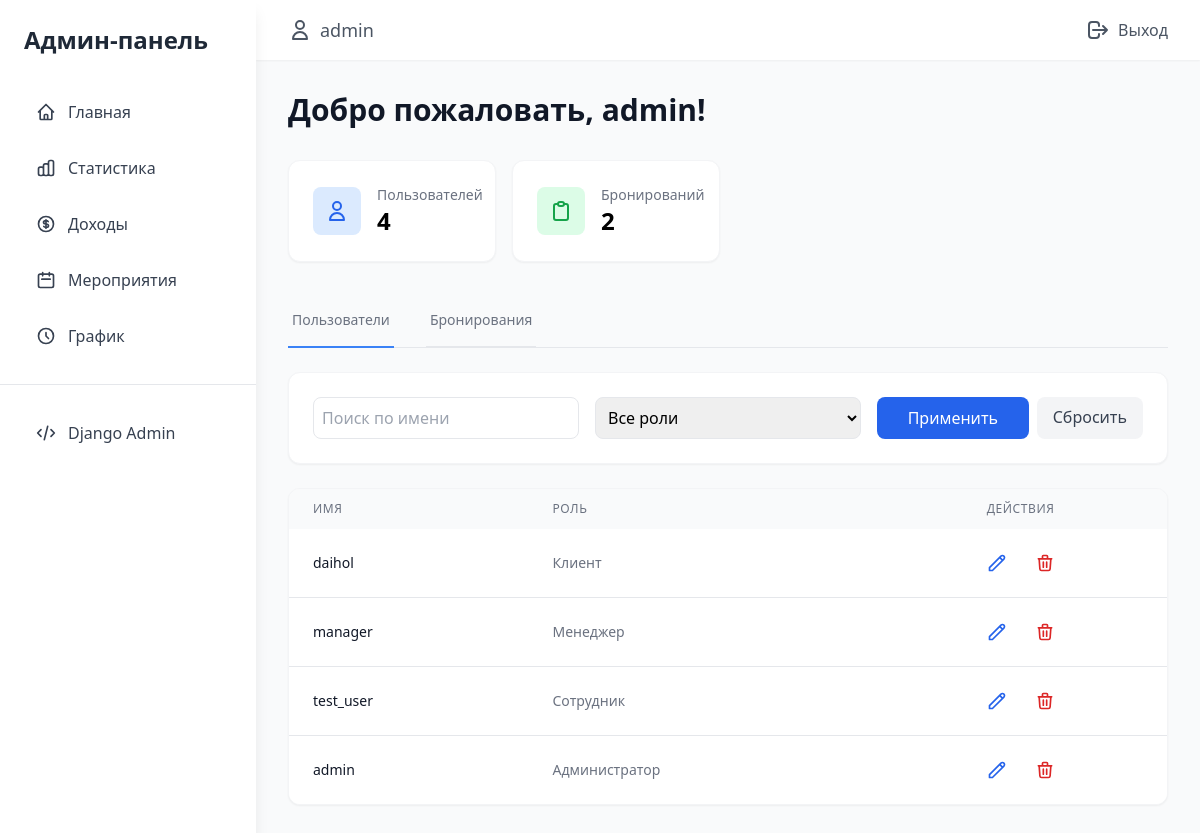
The app's page /staff/admin-dashboard/ (signed in) with its own data.
### main/models.py (models this page shows, shortened)
class CustomUser(AbstractUser):
    ROLE_CHOICES = [
        ('CLIENT', 'Клиент'),
        ('STAFF', 'Сотрудник'),
        ('MANAGER', 'Менеджер'),
        ('ADMIN', 'Администратор'),
    ]
    phone_number = models.CharField(max_length=15, unique=True, verbose_name="Номер телефона")
    role = models.CharField(
        max_length=10,
        choices=ROLE_CHOICES,
        default='CLIENT',
        verbose_name='Роль'
    )
    email = models.EmailField(unique=True, verbose_name="Email")

### staff/views.py (the view)
# urls.py: path('admin-dashboard/', views.admin_dashboard, name='admin-dashboard'),
@login_required
@role_required('Admin', 'Manager')
def admin_dashboard(request):
    all_users = CustomUser.objects.all()
    users = CustomUser.objects.all().order_by('-date_joined')
    search_query = request.GET.get('search', '').strip()
    role_filter = request.GET.get('role', '').strip().upper()
    bookings = Booking.objects.select_related('user').all().order_by('-created_at')
    if search_query:
        users = users.filter(username__icontains=search_query)
    if role_filter:
        users = users.filter(role=role_filter)
    total_users = all_users.count()
    bookings = Booking.objects.all()
    booking_search = request.GET.get('booking_search')
    if booking_search:
        bookings = bookings.filter(event_name__icontains=booking_search)
    booking_status = request.GET.get('booking_status')
    if booking_status:
        bookings = bookings.filter(status=booking_status)
    total_bookings = bookings.count()
    pending_bookings = bookings.filter(status='pending').count()
    paginator = Paginator(users, 5)
    page_number = request.GET.get('page', 1)
    page_obj = paginator.get_page(page_number)
    return render(request, 'staff/admin/dashboard.html', {
        'users': page_obj,
        'bookings': bookings,
        'total_users': total_users,
        'total_bookings': total_bookings,
        'pending_bookings': pending_bookings
    })

### staff/views.py (called while the page is built)
def role_required(*group_names):
    def in_groups(user):
        if user.is_authenticated:
            if bool(user.groups.filter(name__in=group_names)) or user.is_superuser:
                return True
        return False
    return user_passes_test(in_groups)

### staff/templates/staff/admin/dashboard.html (shortened to what this page needs)
{% extends 'staff/base_admin.html' %}
{% load static %}
{% block admin_content %}
<div class="max-w-7xl mx-auto" x-data="tabManager">
    <h1 class="text-3xl font-bold text-gray-900 mb-8">Добро пожаловать, {{ user.username }}!</h1>
    <div class="grid grid-cols-1 md:grid-cols-2 lg:grid-cols-4 gap-4 mb-8">
        <div class="bg-white p-6 rounded-xl shadow-sm border border-gray-100">
            <div class="flex items-center">
                <div class="p-3 bg-blue-100 rounded-lg mr-4">
                    <svg class="w-6 h-6 text-blue-600" fill="none" stroke="currentColor" viewBox="0 0 24 24">
                        <path stroke-linecap="round" stroke-linejoin="round" stroke-width="2" d="M16 7a4 4 0 11-8 0 4 4 0 018 0zM12 14a7 7 0 00-7 7h14a7 7 0 00-7-7z"></path>
                    </svg>
                </div>
                <div>
                    <p class="text-sm text-gray-500">Пользователей</p>
                    <p class="text-2xl font-semibold">{{ total_users }}</p>
                </div>
            </div>
        </div>
        <div class="bg-white p-6 rounded-xl shadow-sm border border-gray-100">
            <div class="flex items-center">
                <div class="p-3 bg-green-100 rounded-lg mr-4">
                    <svg class="w-6 h-6 text-green-600" fill="none" stroke="currentColor" viewBox="0 0 24 24">
                        <path stroke-linecap="round" stroke-linejoin="round" stroke-width="2" d="M9 5H7a2 2 0 00-2 2v12a2 2 0 002 2h10a2 2 0 002-2V7a2 2 0 00-2-2h-2M9 5a2 2 0 002 2h2a2 2 0 002-2M9 5a2 2 0 012-2h2a2 2 0 012 2"></path>
                    </svg>
                </div>
                <div>
                    <p class="text-sm text-gray-500">Бронирований</p>
                    <p class="text-2xl font-semibold">{{ total_bookings }}</p>
                </div>
            </div>
        </div>
    </div>
    <div class="border-b border-gray-200 mb-6">
        <nav class="-mb-px flex space-x-8">
            <button @click="activeTab = 'users'"
                    :class="{'border-blue-500 text-blue-600': activeTab === 'users'}"
                    class="py-4 px-1 border-b-2 font-medium text-sm text-gray-500 hover:text-gray-700 hover:border-gray-300 transition-colors">
                Пользователи
            </button>
            <button @click="activeTab = 'bookings'"
                    :class="{'border-blue-500 text-blue-600': activeTab === 'bookings'}"
                    class="py-4 px-1 border-b-2 font-medium text-sm text-gray-500 hover:text-gray-700 hover:border-gray-300 transition-colors">
                Бронирования
            </button>
        </nav>
    </div>
    <div x-show="activeTab === 'users'" x-cloak class="space-y-6">
        <div class="bg-white p-6 rounded-xl shadow-sm border border-gray-100">
            <form method="get" class="grid grid-cols-1 md:grid-cols-3 gap-4">
                <input type="text" name="search"
                       placeholder="Поиск по имени"
                       value="{{ request.GET.search }}"
                       class="p-2 border border-gray-200 rounded-lg focus:ring-2 focus:ring-blue-500 focus:border-blue-500">
                <select name="role" class="p-2 border border-gray-200 rounded-lg focus:ring-2 focus:ring-blue-500 focus:border-blue-500">
                    <option value="">Все роли</option>
                </select>
                <div class="flex space-x-2">
                    <button type="submit" class="bg-blue-600 text-white px-4 py-2 rounded-lg hover:bg-blue-700 transition-colors flex-1">
                        Применить
                    </button>
                    <a href="{% url 'staff:admin-dashboard' %}" class="bg-gray-100 text-gray-700 px-4 py-2 rounded-lg hover:bg-gray-200 transition-colors">
                        Сбросить
                    </a>
                </div>
            </form>
        </div>
        <div class="bg-white rounded-xl shadow-sm border border-gray-100 overflow-hidden">
            {% if users.object_list %}
            <div class="overflow-x-auto">
                <table class="w-full">
                    <thead class="bg-gray-50">
                        <tr>
                            <th class="px-6 py-3 text-left text-xs font-medium text-gray-500 uppercase tracking-wider">Имя</th>
                            <th class="px-6 py-3 text-left text-xs font-medium text-gray-500 uppercase tracking-wider">Роль</th>
                            <th class="px-6 py-3 text-center text-xs font-medium text-gray-500 uppercase tracking-wider">Действия</th>
                        </tr>
                    </thead>
                    <tbody class="bg-white divide-y divide-gray-200">
                        {% for user in users %}
                        <tr class="hover:bg-gray-50 transition-colors">
                            <td class="px-6 py-4 whitespace-nowrap text-sm font-medium text-gray-900">{{ user.username }}</td>
                            <td class="px-6 py-4 whitespace-nowrap text-sm text-gray-500">{{ user.get_role_display }}</td>
                            <td class="px-6 py-4 whitespace-nowrap text-sm text-center">
                                <div class="flex items-center justify-center space-x-3">
                                    <a href="{% url 'staff:edit-user' user.id %}"
                                       class="text-blue-600 hover:text-blue-900 p-2 rounded-lg hover:bg-blue-50 transition-colors"
                                       title="Редактировать">
                                        <svg class="w-5 h-5" fill="none" stroke="currentColor" viewBox="0 0 24 24">
                                            <path stroke-linecap="round" stroke-linejoin="round" stroke-width="2" d="M15.232 5.232l3.536 3.536m-2.036-5.036a2.5 2.5 0 113.536 3.536L6.5 21.036H3v-3.572L16.732 3.732z"></path>
                                        </svg>
                                    </a>
                                    <form action="{% url 'staff:delete-user' user.id %}" method="post"
                                          onsubmit="return confirm('Вы уверены, что хотите удалить этого пользователя?');"
                                          class="inline-block">
                                        <button type="submit"
                                                class="text-red-600 hover:text-red-900 p-2 rounded-lg hover:bg-red-50 transition-colors"
                                                title="Удалить">
                                            <svg class="w-5 h-5" fill="none" stroke="currentColor" viewBox="0 0 24 24">
                                                <path stroke-linecap="round" stroke-linejoin="round" stroke-width="2" d="M19 7l-.867 12.142A2 2 0 0116.138 21H7.862a2 2 0 01-1.995-1.858L5 7m5 4v6m4-6v6m1-10V4a1 1 0 00-1-1h-4a1 1 0 00-1 1v3M4 7h16"></path>
                                            </svg>
                                        </button>
                                    </form>
                                </div>
                            </td>
                        </tr>
                        {% endfor %}
                    </tbody>
                </table>
            </div>
            {% else %}
            <div class="p-6 text-center text-gray-500">
                Пользователи не найдены
            </div>
            {% endif %}
        </div>
    </div>
</div>
{% endblock %}

### staff/templates/staff/base_admin.html (shortened to what this page needs)
{% load static %}
<!DOCTYPE html>
<html lang="ru">
<head>
    <link rel="stylesheet" href="https://cdn.jsdelivr.net/npm/flatpickr/dist/flatpickr.min.css">
    <link rel="stylesheet" href="{% static 'staff/css/admin.css' %}">
    <script src="https://cdn.tailwindcss.com"></script>
</head>
<body class="bg-gray-50">
<div class="min-h-screen flex">
    <aside class="w-64 bg-white shadow-lg fixed left-0 top-0 bottom-0 overflow-y-auto">
        <div class="p-6">
            <h2 class="text-2xl font-bold text-gray-800 mb-8">Админ-панель</h2>
            <nav class="space-y-2">
                <a href="{% url 'staff:admin-dashboard' %}" class="flex items-center p-3 text-gray-700 hover:bg-blue-50 rounded-lg transition-all">
                    <svg class="w-5 h-5 mr-3" fill="none" stroke="currentColor" viewBox="0 0 24 24">
                        <path stroke-linecap="round" stroke-linejoin="round" stroke-width="2" d="M3 12l2-2m0 0l7-7 7 7M5 10v10a1 1 0 001 1h3m10-11l2 2m-2-2v10a1 1 0 01-1 1h-3m-6 0a1 1 0 001-1v-4a1 1 0 011-1h2a1 1 0 011 1v4a1 1 0 001 1m-6 0h6"></path>
                    </svg>
                    Главная
                </a>
                <a href="{% url 'staff:statistics' %}" class="flex items-center p-3 text-gray-700 hover:bg-blue-50 rounded-lg transition-all">
                    Статистика
                </a>
                <a href="{% url 'staff:income-management' %}" class="flex items-center p-3 text-gray-700 hover:bg-blue-50 rounded-lg transition-all">
                    Доходы
                </a>
                <a href="{% url 'staff:events' %}" class="flex items-center p-3 text-gray-700 hover:bg-blue-50 rounded-lg transition-all">
                    <svg class="w-5 h-5 mr-3" fill="none" stroke="currentColor" viewBox="0 0 24 24">
                        <path stroke-linecap="round" stroke-linejoin="round" stroke-width="2" d="M8 7V3m8 4V3m-9 8h10M5 21h14a2 2 0 002-2V7a2 2 0 00-2-2H5a2 2 0 00-2 2v12a2 2 0 002 2z"></path>
                    </svg>
                    Мероприятия
                </a>
                <a href="{% url 'staff:admin_shift_approval' %}" class="flex items-center p-3 text-gray-700 hover:bg-blue-50 rounded-lg transition-all">
                    <svg class="w-5 h-5 mr-3" fill="none" stroke="currentColor" viewBox="0 0 24 24">
                        <path stroke-linecap="round" stroke-linejoin="round" stroke-width="2" d="M12 8v4l3 3m6-3a9 9 0 11-18 0 9 9 0 0118 0z"></path>
                    </svg>
                    График
                </a>
            </nav>
        </div>
        <div class="p-6 border-t mt-auto">
            <a href="{% url 'admin:index' %}" class="flex items-center p-3 text-gray-700 hover:bg-blue-50 rounded-lg transition-all">
                <svg class="w-5 h-5 mr-3" fill="none" stroke="currentColor" viewBox="0 0 24 24">
                    <path stroke-linecap="round" stroke-linejoin="round" stroke-width="2" d="M10 20l4-16m4 4l4 4-4 4M6 16l-4-4 4-4"></path>
                </svg>
                Django Admin
            </a>
        </div>
    </aside>
    <div class="ml-64 flex-1">
        <header class="bg-white shadow-sm">
            <div class="max-w-7xl mx-auto px-4 py-4 sm:px-6 lg:px-8 flex justify-between items-center">
                <div class="flex items-center space-x-4">
                    <a href="{% url 'accounts:profile' %}" class="text-gray-600 hover:text-gray-900 flex items-center">
                        <svg class="w-6 h-6 mr-2" fill="none" stroke="currentColor" viewBox="0 0 24 24">
                            <path stroke-linecap="round" stroke-linejoin="round" stroke-width="2" d="M16 7a4 4 0 11-8 0 4 4 0 018 0zM12 14a7 7 0 00-7 7h14a7 7 0 00-7-7z"></path>
                        </svg>
                        <span class="text-lg font-medium">{{ user.username }}</span>
                    </a>
                </div>
                <form action="{% url 'accounts:logout' %}" method="post">
                    <button type="submit" class="flex items-center text-gray-600 hover:text-gray-900">
                        <svg class="w-6 h-6 mr-2" fill="none" stroke="currentColor" viewBox="0 0 24 24">
                            <path stroke-linecap="round" stroke-linejoin="round" stroke-width="2" d="M17 16l4-4m0 0l-4-4m4 4H7m6 4v1a3 3 0 01-3 3H6a3 3 0 01-3-3V7a3 3 0 013-3h4a3 3 0 013 3v1"></path>
                        </svg>
                        Выход
                    </button>
                </form>
            </div>
        </header>
        <main class="p-8">
            {% block admin_content %}{% endblock %}
        </main>
    </div>
</div>
</body>
</html>

### records on screen
CustomUser: username "admin", role "Администратор"
CustomUser: username "daihol", role "Клиент"
CustomUser: username "manager", role "Менеджер"
CustomUser: username "test_user", role "Сотрудник"

### other values on screen
{{ total_users }} "4"
{{ total_bookings }} "2"
